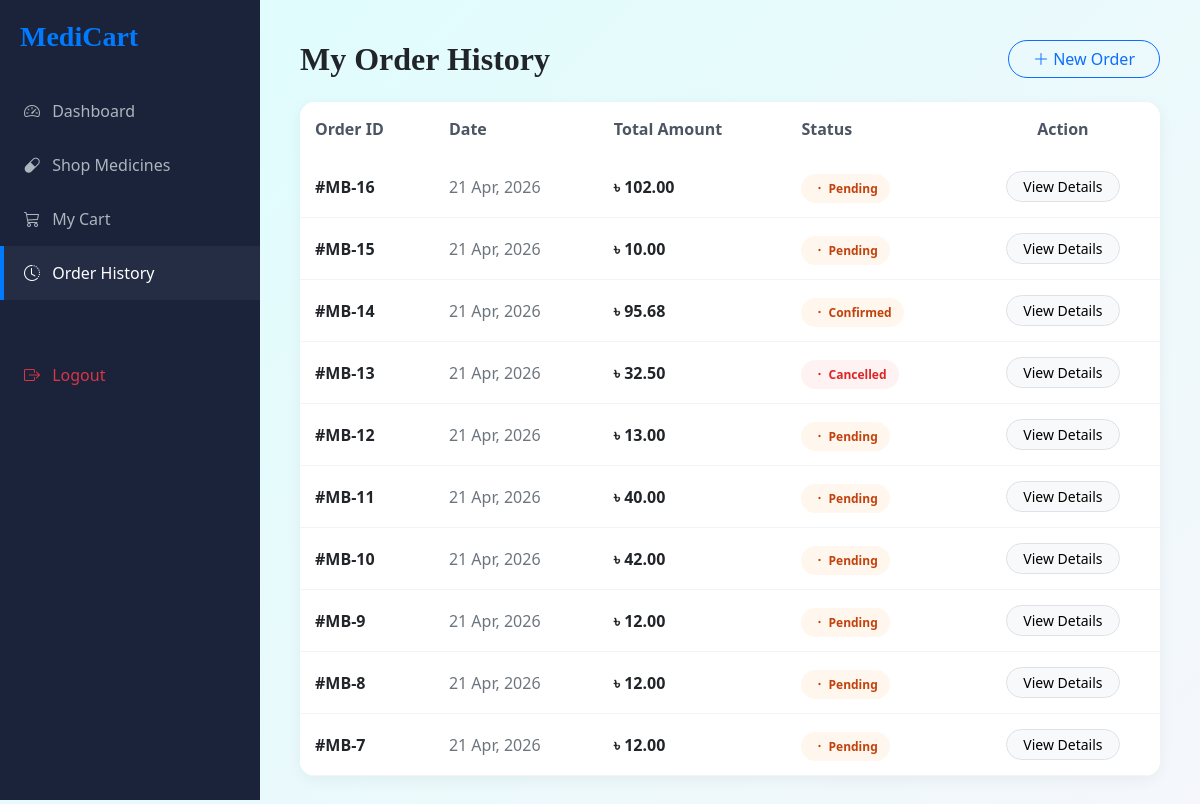
The page /orders.php (signed in) on the database its author committed.
### tables this page shows
CREATE TABLE `orders` (
  `order_id` int(11) NOT NULL,
  `user_id` int(11) DEFAULT NULL,
  `address` text DEFAULT NULL,
  `phone` varchar(20) DEFAULT NULL,
  `total_amount` decimal(10,2) DEFAULT NULL,
  `payment_method` varchar(50) DEFAULT NULL,
  `status` varchar(50) DEFAULT 'Pending',
  `prescription_file` varchar(255) DEFAULT NULL,
  `order_date` timestamp NOT NULL DEFAULT current_timestamp(),
  `total_price` decimal(10,2) DEFAULT 0.00
);

### orders.php (the view, shortened to what this page needs)
<?php
include('includes/db.php');
$user_id = $_SESSION['user_id'];
$ordersQuery = mysqli_query($conn,
    "SELECT * FROM orders
     WHERE user_id = '$user_id'
     ORDER BY order_id DESC"
);
?>
<!DOCTYPE html>
<html lang="en">
<head>
    <link href="https://cdn.jsdelivr.net/npm/bootstrap@5.3.0/dist/css/bootstrap.min.css" rel="stylesheet">
    <link rel="stylesheet" href="https://cdn.jsdelivr.net/npm/bootstrap-icons@1.11.0/font/bootstrap-icons.css">
</head>
<body>
<div class="sidebar">
    <h3 style="font-family: cursive;">MediCart</h3>
    <a href="dashboard.php"><i class="bi bi-speedometer2 me-2"></i> Dashboard</a>
    <a href="medicines.php"><i class="bi bi-capsule me-2"></i> Shop Medicines</a>
    <a href="cart.php"><i class="bi bi-cart3 me-2"></i> My Cart</a>
    <a href="orders.php" class="active"><i class="bi bi-clock-history me-2"></i> Order History</a>
    <a href="logout.php" class="mt-5 text-danger"><i class="bi bi-box-arrow-right me-2"></i> Logout</a>
</div>
<div class="main-content">
    <div class="d-flex justify-content-between align-items-center mb-4">
        <h2 class="fw-bold m-0" style="font-family: cursive;">My Order History</h2>
        <a href="medicines.php" class="btn btn-outline-primary rounded-pill px-4">
            <i class="bi bi-plus-lg"></i> New Order
        </a>
    </div>
    <div class="order-card">
        <?php if(mysqli_num_rows($ordersQuery) > 0): ?>
            <div class="table-responsive">
                <table class="table mb-0">
                    <thead>
                        <tr>
                            <th>Order ID</th>
                            <th>Date</th>
                            <th>Total Amount</th>
                            <th>Status</th>
                            <th class="text-center">Action</th>
                        </tr>
                    </thead>
                    <tbody>
                        <?php while($order = mysqli_fetch_assoc($ordersQuery)): ?>
                        <tr>
                            <td><span class="fw-bold">#MB-<?php echo $order['order_id']; ?></span></td>
                            <td class="text-secondary">
                                <?php echo date('d M, Y', strtotime($order['order_date'])); ?>
                            </td>
                            <td class="fw-bold text-dark">৳ <?php echo number_format($order['total_amount'], 2); ?></td>
                            <td>
                                <?php
                                    $status = strtolower($order['status']);
                                    $statusClass = "status-pending";
                                    if($status == 'cancelled') $statusClass = "status-cancelled";
                                ?>
                                <span class="status-pill <?php echo $statusClass; ?>">
                                    <i class="bi bi-dot"></i> <?php echo ucfirst($order['status']); ?>
                                </span>
                            </td>
                            <td class="text-center">
                                <a href="order_details.php?id=<?php echo $order['order_id']; ?>"
                                   class="btn btn-light btn-sm rounded-pill px-3 border">
                                    View Details
                                </a>
                            </td>
                        </tr>
                        <?php endwhile; ?>
                    </tbody>
                </table>
            </div>
        <?php endif; ?>
    </div>
</div>
</body>
</html>

### orders.php (style rules this page uses)
body { background: linear-gradient(135deg, #ddfdfd, #f5f7fb); font-family: 'Segoe UI', sans-serif; }
.sidebar { width: 260px; height: 100vh; background: #1a233a; position: fixed; left: 0; top: 0; color: #fff; padding-top: 20px; }
.sidebar h3 { padding: 0 20px; font-weight: bold; color: #007bff; margin-bottom: 30px; }
.sidebar a { display: block; padding: 15px 20px; color: #adb5bd; text-decoration: none; transition: 0.3s; border-left: 4px solid transparent; }
.sidebar a:hover, .sidebar a.active { background: #252d45; color: #fff; border-left: 4px solid #007bff; }
.main-content { margin-left: 260px; padding: 40px; }
.order-card { background: #fff; border: none; border-radius: 15px; box-shadow: 0 4px 15px rgba(0,0,0,0.05); overflow: hidden; }
.table thead { background: #f8f9fa; }
.table th { border: none; padding: 15px; color: #4b5563; font-weight: 600; }
.table td { vertical-align: middle; padding: 15px; border-bottom: 1px solid #f1f5f9; }
.status-pill { padding: 6px 12px; border-radius: 50px; font-size: 12px; font-weight: 600; }
.status-pending { background: #fff7ed; color: #c2410c; }
.status-cancelled { background: #fef2f2; color: #dc2626; }

### rows shown on the page
orders: order_id "16", order_date "21 Apr, 2026", total_amount "102.00", status "Pending"
orders: order_id "15", order_date "21 Apr, 2026", total_amount "10.00", status "Pending"
orders: order_id "14", order_date "21 Apr, 2026", total_amount "95.68", status "Confirmed"
orders: order_id "13", order_date "21 Apr, 2026", total_amount "32.50", status "Cancelled"
orders: order_id "12", order_date "21 Apr, 2026", total_amount "13.00", status "Pending"
orders: order_id "11", order_date "21 Apr, 2026", total_amount "40.00", status "Pending"
orders: order_id "10", order_date "21 Apr, 2026", total_amount "42.00", status "Pending"
orders: order_id "9", order_date "21 Apr, 2026", total_amount "12.00", status "Pending"
orders: order_id "8", order_date "21 Apr, 2026", total_amount "12.00", status "Pending"
orders: order_id "7", order_date "21 Apr, 2026", total_amount "12.00", status "Pending"
